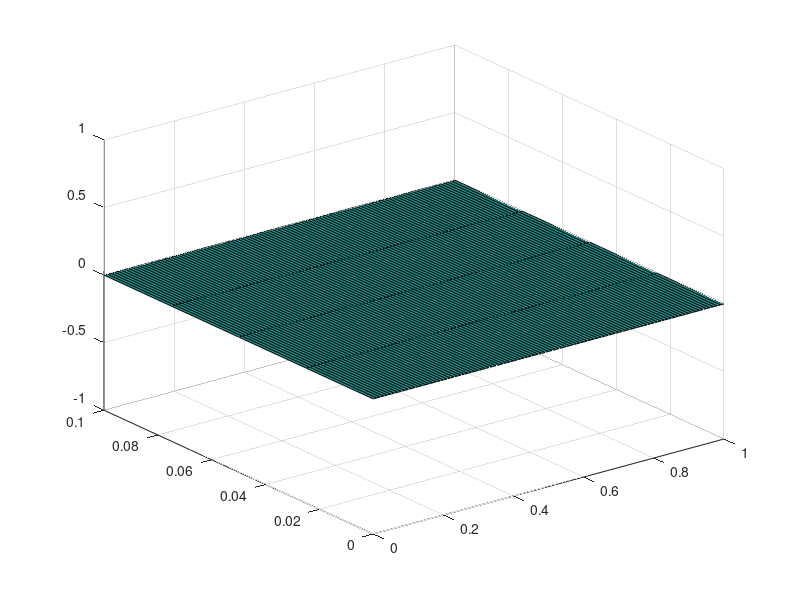

Source code (MATLAB):
% function [] = meshgen(ndim, ndof, xL, xR, yL, yR, n_elem, matdata, k, ux, uy, elemdata, e1, e2, npelem, nforce)
clc; clear; % close all;
ndim = 2; % no of dimensions
ndof = 4; % no of dofs
n_elem_x = 100; % no of elements x direction
n_elem_y = 4; % no of elements y direction
nnode = (n_elem_x + 1) * (n_elem_y + 1);

% domain boundaries
xL = 0; xR = 1;
yL = 0; yR = 0.1;

% matdata
matdata = 1; gamma = 1.4; f = 0;
rho_l = 1.0; rho_r = 0.125;
u_l = 0; u_r = 0;
v_l = 0; v_r = 0;
p_l = 1; p_r = 0.1;

% elemdata
elemdata = 1;
e1 = 0.0;
e2 = 0.0;

npelem = 4;
nelem = n_elem_x * n_elem_y;

% boundary conditions
nforce = 0;
% nbound = 100;
% number of nodes in boundary = n_elem * 4 (sides)
% nbound = (n_elem_x + 1) * (n_elem_y + 1);
nbound = (n_elem_y + 1) * 2; % left most and right most sides

%% open new file to write data
% delete(data.inp)
% fileID = fopen('data0.inp', 'a+');
fileID = fopen('data100.inp', 'a+');
fprintf(fileID, 'ndim,%d\n', ndim);
fprintf(fileID, 'ndof,%d\n', ndof);
fprintf(fileID, 'nnode,%d\n', nnode);

%% node printing

x = linspace(xL, xR, n_elem_x + 1);
y = linspace(yL, yR, n_elem_y + 1);

[X, Y] = meshgrid(x, y);
Z = zeros(n_elem_x + 1, n_elem_y + 1);

surf(X, Y, Z');

node_coords = zeros(nnode, 2);

for i = 0:n_elem_y
	x_coords = X(i + 1, :)';
	y_coords = Y(i + 1, :)';
	ki = 1;
	for j = (((n_elem_x + 1) * i) + 1):((n_elem_x + 1) * (i + 1))
		node_coords(j, 1) = x_coords(ki);
		node_coords(j, 2) = y_coords(i + 1);
		ki = ki + 1;
		fprintf(fileID, '%d,%f,%f\n', j, node_coords(j, 1), node_coords(j, 2));
	end
end

%% matdata

fprintf(fileID, 'matdata,%d\n', matdata);

for i = 1:matdata
	fprintf(fileID, '%d,%.8f,%f\n', i, gamma, f);
end

%% elemdata

fprintf(fileID, 'elemdata,%d\n', elemdata);

for i = 1:elemdata
	fprintf(fileID, '%d,%f,%f\n', i, e1, e2);
end

fprintf(fileID, 'npelem,%d\n', npelem);
fprintf(fileID, 'nelem,%d\n', nelem);

% elem connectivity

% generate conn_table
conn_table = zeros(n_elem_y + 1, n_elem_x + 1);
xx = n_elem_x + 1;

for i = 0:n_elem_y
	
	for j = 1:(n_elem_x + 1)
		conn_table(i + 1, j) = xx * i + j;
	end
	
end

% print element connectivity table
xx = 1;

for i = 0:n_elem_y - 1
	l1 = conn_table(i + 1, :)';
	l2 = conn_table(i + 2, :)';
	
	for j = 0:n_elem_x - 1
		fprintf(fileID, '%d,%d,%d,%d,%d,%d,%d\n', xx, matdata, elemdata, l1(j + 1), l1(j + 2), l2(j + 2), l2(j + 1));
		xx = xx + 1;
	end
	
end

%% setting initial values
fprintf(fileID, "ninit,%d\n", nnode);
x_coords = X(1, :); % x coordinates to check the initial condition
for i = 1:(n_elem_x + 1)
	node_num = conn_table(:, i);
	if(x_coords(i) <= 0.5)
		rho = rho_l;
		u = u_l; v = v_l;
		p = p_l;
	else
		rho = rho_r;
		u = u_r; v = v_r;
		p = p_r;
	end
	for j = 1:max(size(node_num))
		fprintf(fileID, '%d,%d,%f,%f,%f,%f\n', node_num(j), elemdata, rho, u, v, p);
	end
end

%% boundary layers
fprintf(fileID, "nbound,%d\n", nbound);
left = conn_table(:, 1); right = conn_table(:, end);
node_nums = [left right]; node_nums = node_nums(:);
for i = 1:nbound
	if (i <= (n_elem_y + 1))
		rho = rho_l; u = u_l; v = v_l; p = p_l;
	else
		rho = rho_r; u = u_r; v = v_r; p = p_r;
	end
	fprintf(fileID, '%d,%d,%f,%f,%f,%f\n', node_nums(i), elemdata, rho, u, v, p);
end

%% forcing term
fprintf(fileID, "nforce,%d\n", nforce);

% end
